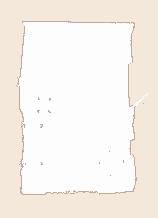
#> input picture robot_ws/data/lab/kachaka_native.png, 158 x 218 px
$ python build_occupancy_map.py
#> lines starting #> are read from the running program, lines starting #| are printed output that depends on the picture; after the words box and inside, x2 and y2 are one past the last pixel; in counts of white or black regions, pixels touching at a corner belong together
#!/usr/bin/env python3
"""Build a 2D occupancy map by projecting the aligned 3D point cloud onto the
Kachaka 2D map grid.

The Kachaka native map is NOT a complete occupancy map:
  - white  (253, 253, 253) -> traversable (lidar-confirmed free)
  - beige  (244, 232, 219) -> unknown / unexplored
  - brown  (191, 170, 155) -> obstacle (wall)

This tool transforms the 3D point cloud into the Kachaka map frame using the
calibrated plane_fit + Sim(2) from alignment.yaml, removes the floor (and
everything above the robot's height band), rasterizes the remaining obstacle
points onto the same grid as the Kachaka map, and merges both sources into a
standard trinary occupancy map (0 = occupied, 205 = unknown, 254 = free).

Floor points are kept as free-space evidence: a cell densely observed as floor
with no obstacle points above it is marked free even where the Kachaka map is
still unexplored.

Outputs (next to --output-prefix):
  <prefix>.png          trinary occupancy image (same grid as the Kachaka map)
  <prefix>.yaml         map_server-style metadata (same origin/resolution)
  <prefix>_preview.png  color overlay for visual verification (rotated 90 deg
                        clockwise to match the usual MapVisualizer view)

Only numpy / PIL / yaml are required (no cv2), so it runs outside the
container.
"""

import argparse
import os
from pathlib import Path

import numpy as np
import yaml
from PIL import Image

# Kachaka native map palette (RGB).
KACHAKA_FREE_RGB = (253, 253, 253)
KACHAKA_UNKNOWN_RGB = (244, 232, 219)
KACHAKA_OCCUPIED_RGB = (191, 170, 155)

# Standard map_server trinary values.
OCCUPIED = 0
UNKNOWN = 205
FREE = 254


def load_alignment(alignment_path: Path):
    alignment_path = Path(alignment_path)
    with open(alignment_path, 'r') as f:
        data = yaml.safe_load(f)

    mu = np.array(
        [
            data['plane_fit']['mu']['x'],
            data['plane_fit']['mu']['y'],
            data['plane_fit']['mu']['z'],
        ],
        dtype=float,
    )
    e1 = np.array(data['plane_fit']['basis_e1'], dtype=float)
    e2 = np.array(data['plane_fit']['basis_e2'], dtype=float)
    normal_n = np.array(data['plane_fit']['normal_n'], dtype=float)
    s = float(data['sim2']['s'])
    rot = np.array(data['sim2']['R'], dtype=float)
    trans = np.array([data['sim2']['t']['x'], data['sim2']['t']['y']], dtype=float)
    return mu, e1, e2, normal_n, s, rot, trans


def load_map_info(map_yaml_path: Path):
    map_yaml_path = Path(map_yaml_path)
    with open(map_yaml_path, 'r') as f:
        cfg = yaml.safe_load(f)

    image_path = map_yaml_path.parent / cfg['image']
    image = np.array(Image.open(image_path).convert('RGB'))
#> image is the input picture: shape (218, 158, 3); mean R, G, B 247.8, 242, 236
    origin = cfg.get('origin', [0.0, 0.0, 0.0])
    resolution = float(cfg['resolution'])
    return image, resolution, (float(origin[0]), float(origin[1]), float(origin[2]))


def classify_kachaka_pixels(image: np.ndarray):
    """Map each pixel to the nearest of the three known Kachaka colors."""
    palette = np.array(
        [KACHAKA_FREE_RGB, KACHAKA_UNKNOWN_RGB, KACHAKA_OCCUPIED_RGB],
        dtype=np.int32,
    )
    flat = image.reshape(-1, 3).astype(np.int32)
    distances = np.linalg.norm(flat[:, None, :] - palette[None, :, :], axis=2)
    nearest = np.argmin(distances, axis=1).reshape(image.shape[:2])
    return nearest == 0, nearest == 1, nearest == 2  # free, unknown, occupied


# [126 lines left out: functions transform_points_to_map, _low_envelope, _fit_plane, estimate_floor_heights, rasterize_counts, wall_agreement and 1 more, not called in this run]


def parse_args():
    parser = argparse.ArgumentParser(description=__doc__.split('\n')[0])
    default_root = Path(__file__).resolve().parents[1]
    parser.add_argument('--alignment', type=Path,
                        default=default_root / 'data/Util/alignment.yaml')
    parser.add_argument('--pointcloud', type=Path,
                        default=default_root / 'data/lab/demo/robot_deploy_robot_run_rgb_color.npz')       # TODO change to new map
    parser.add_argument('--map-yaml', type=Path,
                        default=default_root / 'data/lab/kachaka_native.yaml')
    parser.add_argument('--output-prefix', type=Path,
                        default=default_root / 'data/lab/demo/occupancy_from_pcd')
    parser.add_argument('--floor-clearance', type=float, default=0.05,
                        help='height above the detected floor treated as floor [m]')
    parser.add_argument('--max-height', type=float, default=1.5,
                        help='obstacle band upper bound above the floor [m]')
    parser.add_argument('--min-obstacle-points', type=int, default=5,
                        help='points in the obstacle band needed to mark a cell occupied')
    parser.add_argument('--min-floor-points', type=int, default=5,
                        help='floor points needed to mark an unexplored cell free')
    parser.add_argument('--no-free-from-floor', action='store_true',
                        help='do not use floor points as free-space evidence')
    parser.add_argument('--preview-scale', type=int, default=4)
    return parser.parse_args()


def main():
    args = parse_args()

    mu, e1, e2, normal_n, s, rot, trans = load_alignment(args.alignment)
    kachaka_image, resolution, origin = load_map_info(args.map_yaml)
#> resolution = 0.025; origin = (-2.88, -4.15, 0)
    height, width = kachaka_image.shape[:2]
#> height = 218; width = 158
    kachaka_free, _, kachaka_occupied = classify_kachaka_pixels(kachaka_image)
#> in classify_kachaka_pixels, `nearest = np.argmin(distances, axis=1).reshape(image.shape[:2])`:
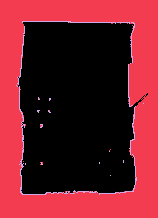
#> nearest: shape (218, 158) int64; 3 distinct labels, from 0 to 2; one colour per label, 0 black
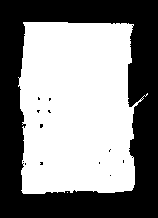
#> kachaka_free: shape (218, 158) bool; 53.6% white; 13 black regions (12 under 20 px), largest, box (x1, y1, x2, y2) and area: (0, 0, 158, 218) 15912
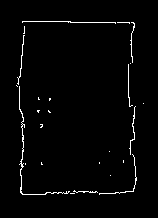
#> kachaka_occupied: shape (218, 158) bool; 2% white in thin lines or dots, all inside (x1, y1, x2, y2) = (16, 21, 144, 195)

#> (the run stopped early here; a loop or call above may not have finished)
